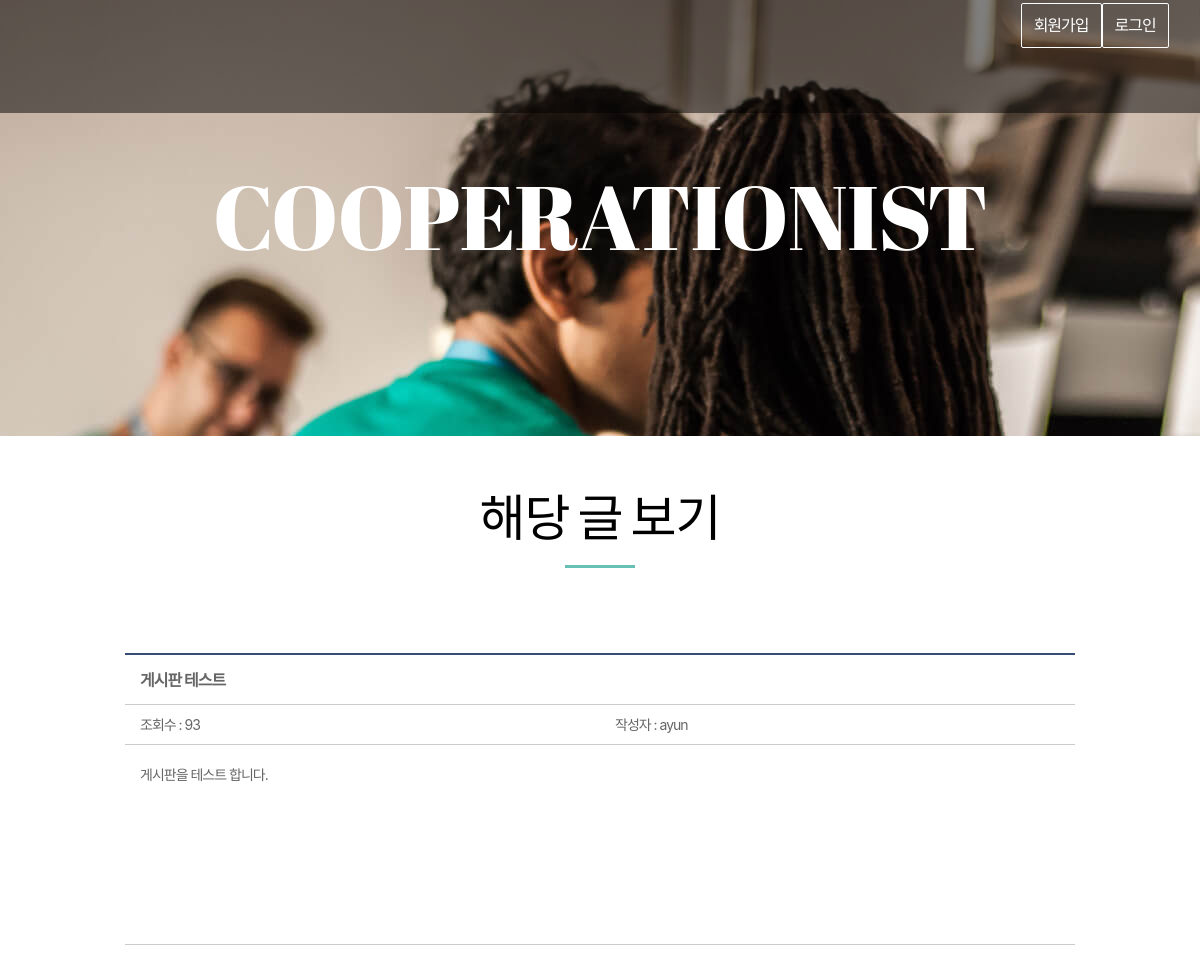
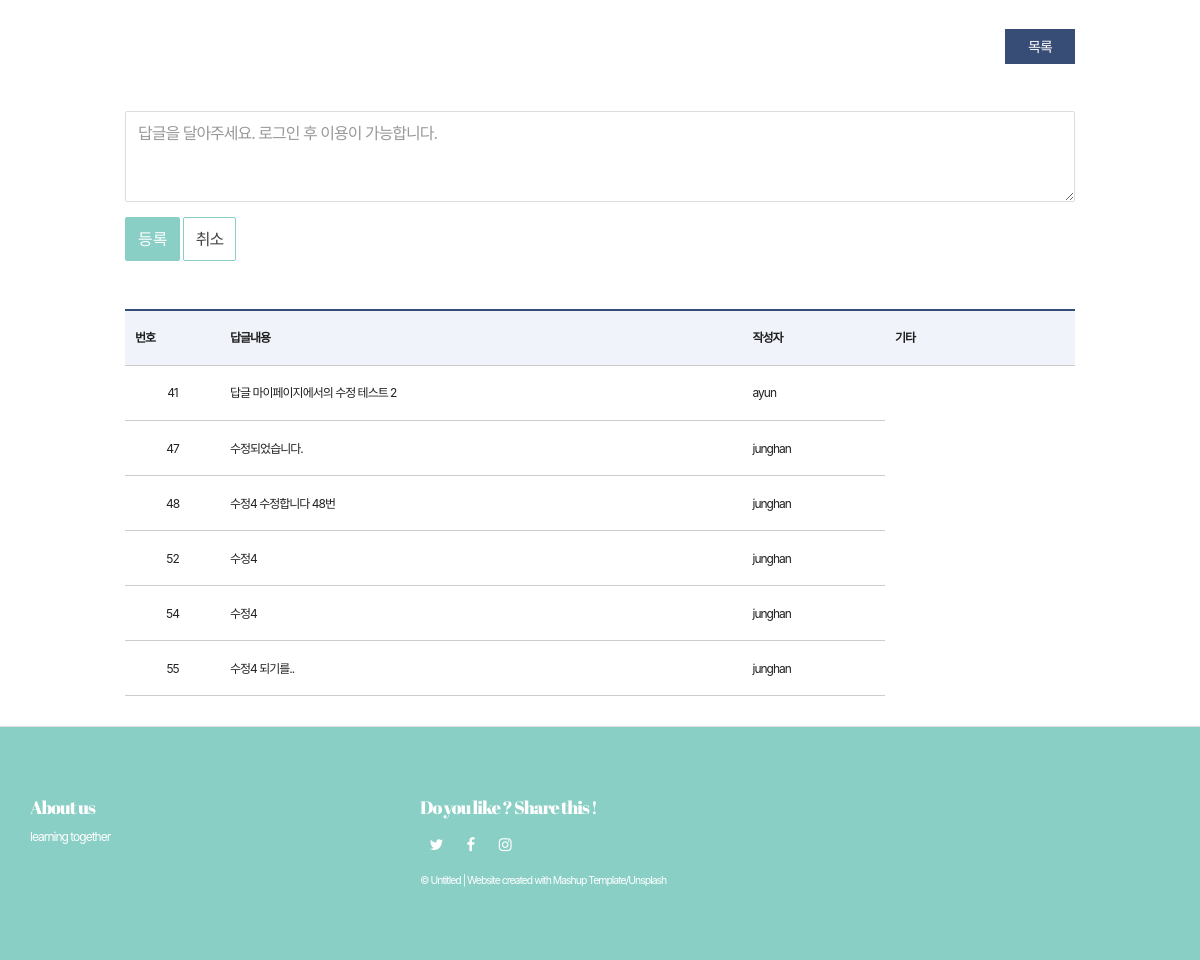
The app's page /viewList/moreView/?id=3 with its own data (2 pictures, top to bottom).
### web01/models.py (models this page shows)
class Content(models.Model):
    objects = models.Manager()
    title = models.CharField(max_length=105)
    context = models.CharField(max_length=225)
    cnt = models.IntegerField(default=0)
    userId = models.ForeignKey(User, on_delete=models.CASCADE)

class User(models.Model):
    objects = models.Manager()
    user_id = models.CharField(max_length=50)
    password = models.CharField(max_length=50)

class Reply(models.Model):
    objects = models.Manager()
    user = models.CharField(max_length=50)
    replyCon = models.CharField(max_length=200)
    originalCon = models.ForeignKey(Content, on_delete=models.CASCADE)

### web01/views.py (the view)
# urls.py: re_path(r'moreView/$', views.moreView, name="moreview"),
def moreView(request):
    get_id = request.GET['id']
    if request.session.get('user'):
        get_user = request.session['user']
    else:
        get_user = None
    content = Content.objects.get(id = get_id)
    replies = Reply.objects.filter(originalCon=content)
    content.cnt = content.cnt + 1
    content.save()
    return render(request,"web01/view.html",{'content':content,'replies':replies, 'user':get_user})

### web01/templates/web01/view.html (shortened to what this page needs)
{% extends 'web01/base.html' %}
{% block content %}
    <br><br>
        <div class="section-container-spacer">
            <h2 class="text-center">해당 글 보기</h2>
        </div>
    <form action="" method="GET"> {% csrf_token %}
    <div class="bodytext_area box_inner">
        <ul class="bbsview_list">
            <li class="bbs_title"> {{ content.title }} </li>
            <li class="bbs_date">조회수 : <span>{{content.cnt}}</span></li>
            <li class="bbs_date">작성자 : <span>{{content.userId.user_id}}</span></li>
            <li class="bbs_content">
                <div class="editer_content">
                    {{ content.context }}
                </div>
            </li>
        </ul>
        <p class="btn_line txt_right">
            <a href="{% url 'viewList' %}" class="btn_bbs">목록</a>
        </p>
    </form>
        <br>
        <form action="./createReply/" method="POST">
            <div class="form-group">
                <textarea id="Text" class="form-control" rows="3" name="context" placeholder="답글을 달아주세요. 로그인 후 이용이 가능합니다."></textarea>
            </div>
            <button type="submit" class="btn btn-primary">등록</button>
            <a href="./moreView/?id={{content.id}}" class="btn btn-default">취소</a>
        </form>
        <table class="bbsListTbl">
        <br><br><br>
            <thead>
                <tr>
                    <th scope="col">번호</th>
                    <th scope="col">답글내용</th>
                    <th scope="col">작성자</th>
                    <th scope="col">기타</th>
                </tr>
            </thead>
            <tbody>
                {% for reply in replies %}
                <form action="./deleteReply/" method="POST" name="replyform">
                        <tr id="showHide">
                            <td>{{ reply.id }}</td>
                            <td class="tit_notice" >
                                <div id="show">
                                    {{reply.replyCon}}
                                </div>
                            </td>
                            <td class="tit_notice">{{reply.user}}</td>
                        </tr>
                </form>
                {% endfor %}
            </tbody>
        </table>
{% endblock %}

### static/css/common.css (style rules this page uses)
html, body, div, span, applet, object, iframe, h1, h2, h3, h4, h5, h6, p, blockquote, pre, a, abbr, acronym, address, big, cite, code, del, dfn, em, img, ins, kbd, q, s, samp, small, strike, strong, sub, sup, tt, var, b, u, i, center, dl, dt, dd, ol, ul, li, fieldset, form, label, legend,button, table, caption, tbody, tfoot, thead, tr, th, td, article, aside, canvas, details, embed, figure, figcaption, footer, header, hgroup, menu, nav, output, ruby, section, summary, time, mark, audio, video { margin:0; padding:0; }
h1, h2, h3, h4, h5, h6 { font-weight:normal; font-size:inherit; }
body { line-height:1; }
img, fieldset, a { border:none; }
table, thead, tbody, tfoot { border-collapse:collapse; border-spacing:0; border:0 none; }
ul, ol, li { list-style:none; }
input, select, textarea, button, form img, label { vertical-align:middle; }
a { text-decoration:none; }
a:link { color:#444; }
textarea { -webkit-appearance:none; box-sizing:border-box; padding:10px; border:1px solid #ccc; font-size:15px; }
html { height:100%; }
body { height:100%; font-family:'Malgun Gothic','맑은 고딕',sans-serif; font-size:16px; letter-spacing:-1px; color:#444; white-space:normal; word-wrap:break-word; }
input, select, textarea { box-sizing:border-box; font-size:15px; font-family:'Malgun Gothic','맑은 고딕',sans-serif; letter-spacing:-1px; color:#444; -webkit-appearance:none; }
textarea { box-sizing:border-box; padding:10px; border:1px solid #ccc; }
input, textarea { -webkit-appearance:none; border-radius:0; }
* { -webkit-text-size-adjust:none; }
.btn_line { text-align:center; font-size:0; }
.btn_line a { margin-left:10px; }
.btn_line a:first-child { margin-left:0; }
.btn_bbs { display:inline-block; width:70px; text-align:center; height:35px; font-size:14px; line-height:35px; vertical-align:middle; background:#384d75; color:#fff !important; }
.box_inner { width:1050px; margin:0 auto; }
.bodytext_area { box-sizing:border-box; padding:55px 50px 0; }
.bbsListTbl { width:100%; border-top:2px solid #384d75; }
.bbsListTbl th, .bbsListTbl td { padding:10px; box-sizing:border-box; height:55px; }
.bbsListTbl th { border-bottom:1px solid #ccc; background:#f0f3fa; }
.bbsListTbl td { text-align:center; line-height:1.3; border-bottom:1px solid #ccc; }
.bbsListTbl td.tit_notice { text-align:left; }
.bbsListTbl td:nth-child(1) { width:10%; }
.bbsListTbl td:nth-child(2) { width:55%; }
.bbsListTbl td:nth-child(3) { width:15%; }
.bbsview_list { padding-bottom:30px; border-top:2px solid #384d75; }
.bbsview_list li { box-sizing:border-box; padding:0 15px; border-bottom:1px solid #ccc; font-size:14px; color:#666; }
.bbsview_list li.bbs_title { width:100%; overflow:hidden; white-space:nowrap; text-overflow:ellipsis; height:50px; line-height:50px; font-weight:bold; font-size:16px; }
.bbsview_list li.bbs_date { height:40px; line-height:40px; float:left; width:50%; }
.bbsview_list li.bbs_content { clear:both; min-height:200px; padding:20px 15px; }
.bbsview_list li.bbs_content .editer_content { line-height:1.4; }
.btn_line { padding:20px 0; }

### static/css/layout_base.css (style rules this page uses)
.txt_right { text-align:right !important; }

### web01/templates/web01/base.html (style rules this page uses)
body, button, input, select, table, textarea { font-size: 12px; line-height: 16px; color: #202020; font-family: -apple-system,BlinkMacSystemFont,"Malgun Gothic","맑은 고딕",helvetica,"Apple SD Gothic Neo",sans-serif; }

### records on screen
Content: title "게시판 테스트", cnt "93", userId.user_id "ayun", context "게시판을 테스트 합니다."
Reply: id "41", replyCon "답글 마이페이지에서의 수정 테스트 2", user "ayun"
Reply: id "47", replyCon "수정되었습니다.", user "junghan"
Reply: id "48", replyCon "수정4 수정합니다 48번", user "junghan"
Reply: id "52", replyCon "수정4", user "junghan"
Reply: id "54", replyCon "수정4", user "junghan"
Reply: id "55", replyCon "수정4 되기를..", user "junghan"
